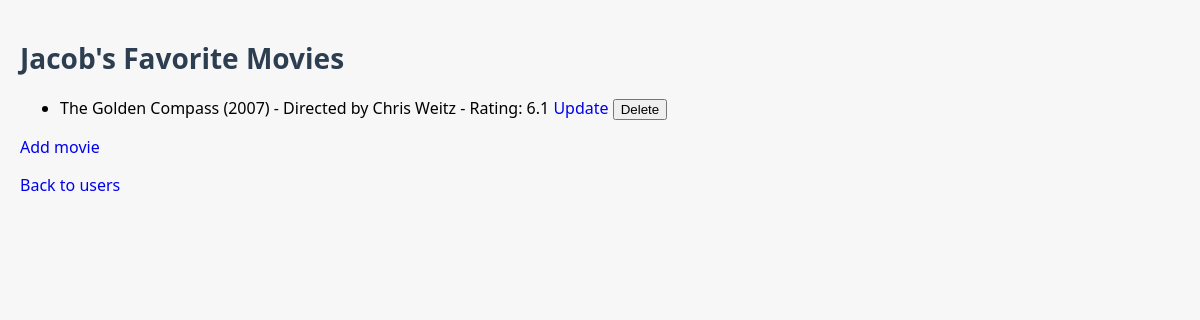
The page /users/2 on the database its author committed.
### models.py (models this page shows)
class User(db.Model):
    __tablename__ = "users"
    id = db.Column(db.Integer, primary_key=True, autoincrement=True)
    name = db.Column(db.String(50), nullable=False)
    movies = db.relationship('Movie', backref='user', cascade="all, delete-orphan")

class Movie(db.Model):
    __tablename__ = "movies"
    id = db.Column(db.Integer, primary_key=True, autoincrement=True)
    user_id = db.Column(db.Integer, db.ForeignKey("users.id"), nullable=False)
    title = db.Column(db.String)
    director = db.Column(db.String)
    year = db.Column(db.Integer)
    rating = db.Column(db.Float)

### app.py (the view)
@app.route('/users/<int:user_id>', methods=['GET'])
def list_user_movies(user_id):
    try:
        user = User.query.get_or_404(user_id)
        return render_template('user_movies.html', user=user, movies=user.movies)
    except Exception as e:
        print(f"Error retrieving movies: {e}")
        return render_template('message.html', message="Failed to retrieve the movies.")

### templates/user_movies.html (shortened to what this page needs)
<!DOCTYPE html>
<html lang="en">
<head>
    <link rel="stylesheet" href="{{ url_for('static', filename='style.css') }}">
</head>
<body>
    <h1>{{ user.name }}'s Favorite Movies</h1>
    <ul>
        {% for movie in movies %}
            <li>
                {{ movie.title }} ({{ movie.year }}) - Directed by {{ movie.director }} - Rating: {{ movie.rating }}
                <a href="/users/{{ user.id }}/update_movie/{{ movie.id }}">Update</a>
                <form action="/users/{{ user.id }}/delete_movie/{{ movie.id }}" method="post" style="display:inline;">
                    <button type="submit" onclick="return confirm('Are you sure you want to delete this movie?');">Delete</button>
                </form>
            </li>
        {% else %}
            <li>No movies found for this user.</li>
        {% endfor %}
    </ul>
    <p><a href="/users/{{ user.id }}/add_movie">Add movie</a></p>
    <p><a href="/users">Back to users</a></p>
</body>
</html>

### static/style.css (style rules this page uses)
body { font-family: 'Segoe UI', Tahoma, Geneva, Verdana, sans-serif; background-color: #f7f7f7; margin: 0; padding: 20px; }
h1 { color: #2c3e50; font-size: 28px; margin-bottom: 20px; }
a { text-decoration: none; }

### rows shown on the page
User: name "Jacob"
Movie: title "The Golden Compass", year "2007", director "Chris Weitz", rating "6.1"
